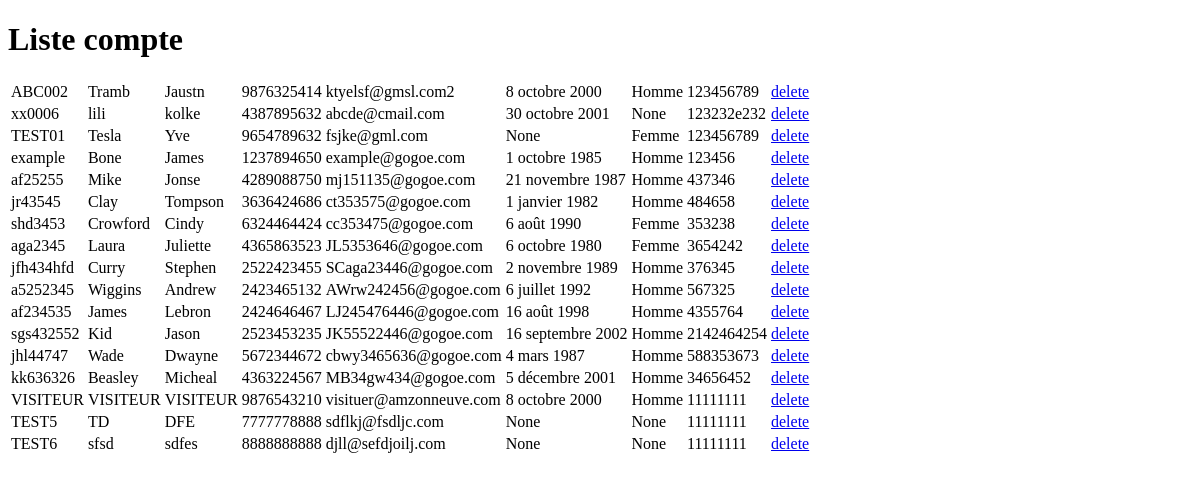
The page /compte/liste/ on the database as committed earlier.
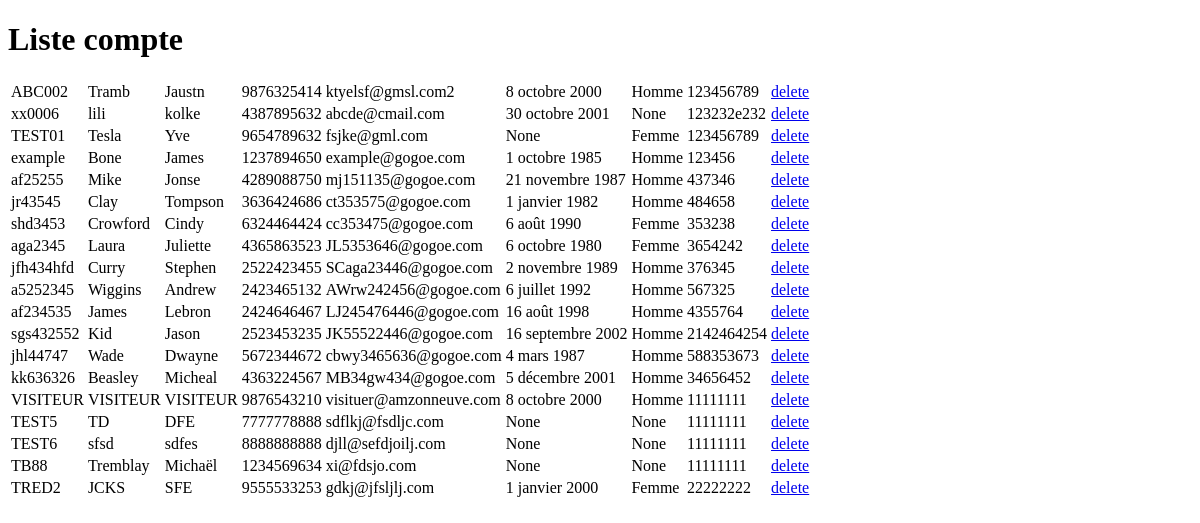
The same page on the database as committed later.
### gestion_vente/models.py (models this page shows, shortened)
class CompteUser(models.Model):
    nomCompte = models.CharField(verbose_name='Nom Compte',max_length=20, unique=True)
    nom = models.CharField(verbose_name='Nom',  max_length=20)
    prenom = models.CharField(verbose_name='Prenom', max_length=20)
    telephone = models.CharField(verbose_name='Telephone', max_length=20)
    courriel = models.EmailField(verbose_name='courriel')
    motDePasse = models.CharField(verbose_name='Mot de passe',  max_length=30)
    dateNaissance = models.DateField(verbose_name='Date de naissance', null=True, blank=True)
    gender_choices = (
        (1, 'Homme'),
        (2, 'Femme'),
    )
    gender = models.SmallIntegerField(verbose_name='Sexe', choices=gender_choices,null=True, blank=True)

### gestion_vente/views.py (the view)
# urls.py: path("compte/liste/", views.compte_liste, name="compte_liste"),
def compte_liste(request):
    liste1 = models.CompteUser.objects.all()
    row = models.CompteUser.objects.filter(id=1).first()
    form = CompteModelForm(instance=row)
    return render(request, "compte_liste.html", {"liste1":liste1, 'form': form})

### gestion_vente/templates/compte_liste.html (shortened to what this page needs)
<!DOCTYPE html>
<html lang="en">
<head>
</head>
<body>
    <h1>Liste compte</h1>
    <div>
        <table>
            {% for user in liste1 %}
            <tr>
                <td>{{ user.nomCompte }}</td>
                <td>{{ user.nom }}</td>
                <td>{{ user.prenom }}</td>
                <td>{{ user.telephone }} </td>
                <td>{{ user.courriel }}</td>
                <td>{{ user.dateNaissance }}</td>
                <td>{{ user.get_gender_display }}</td>
                <td>{{ user.motDePasse }}</td>
                <td><a href="/compte/{{ user.id }}/delete">delete</a></td>
            </tr>
            {% endfor %}
        </table>
    </div>
</body>
</html>

Rows that differ between the two databases and show on the page:
added CompteUser: nomCompte "TB88", nom "Tremblay", prenom "Michaël", telephone "1234569634", courriel "xi@fdsjo.com", dateNaissance "None", gender "None", motDePasse "11111111"
added CompteUser: nomCompte "TRED2", nom "JCKS", prenom "SFE", telephone "9555533253", courriel "gdkj@jfsljlj.com", dateNaissance "1 janvier 2000", gender "Femme", motDePasse "22222222"
